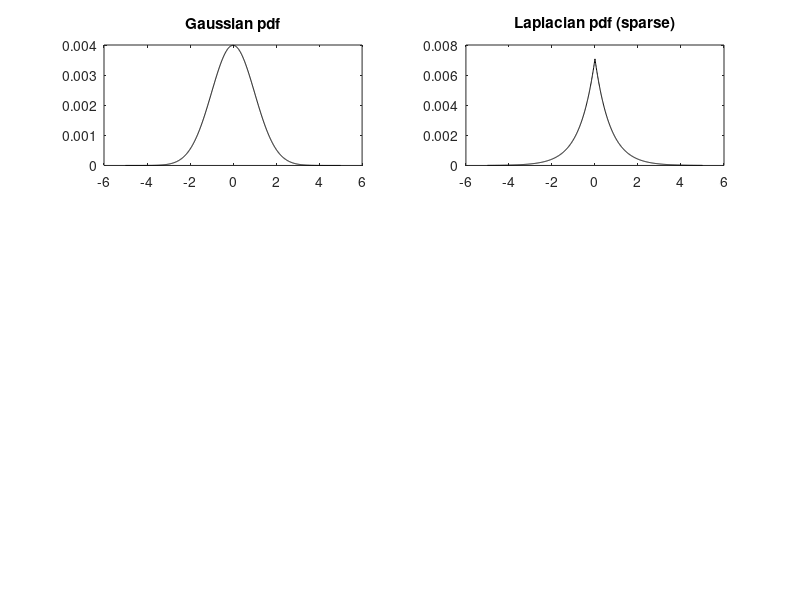

This chart was generated by the following MATLAB code: (Note: this script raises an error after producing the figure.)
function demo_sparsePriors
% demonstrates how to implement sparse priors with VBA
% The trick is to use a continuous transform of GLM parameters, such that
% Gaussian priors are mapped onto fat-tailed distributions. More precisely,
% the "sparsify transformation" is a signed quadratic mapping (see
% sparseTransform.m). Under this transform, the priors become close to a
% Lapacian density, and the parameter VB-estimate should mimick a L1-norm
% (i.e. "lasso") estimator.
% Note: using such "sparse transformation" makes the native GLM model
% non-linear, which implies potential local minima.

% 0- look at the qualitative properties of the "sparse" transformation 
mu = 0;
v = 1;
hf = figure('color',[1 1 1]);
gx = -5:1e-2:5;
pg = exp(-0.5*(gx-mu).^2/v);
pg = pg./sum(pg);
ps = exp(-abs(gx-mu)/(sqrt(v/2)));
ps = ps./sum(ps);
ha = subplot(3,2,1,'parent',hf);
plot(ha,gx,pg,'k')
title(ha,'Gaussian pdf')
ha = subplot(3,2,2,'parent',hf);
plot(ha,gx,ps,'k')
title(ha,'Laplacian pdf (sparse)')

N = 1e6;
X = VBA_random ('Gaussian', mu, v, N, 1);
[n,x] = hist(X,1e2);
n = n./sum(n);
ha = subplot(3,2,3,'parent',hf);
plot(ha,x,n,'k')
set(ha,'xlim',[min(gx),max(gx)])
title(ha,'Gaussian histogram')
xlabel(ha,'x')
ylabel(ha,'p(x)')
ha = subplot(3,2,4,'parent',hf,'nextplot','add');
title(ha,'transformed Gaussian histogram')
ha2 = subplot(3,2,5,'parent',hf,'nextplot','add');
title(ha2,'sparse transformation')
ha3 = subplot(3,2,6,'parent',hf,'nextplot','add');
title(ha3,'effective regularization')
gp = [1e-1,0.25,1,10];
str = cell(length(gp),1);
col = 'brgm';
for i=1:length(gp)
    SX = VBA_sparsifyPrior (X, log(2), gp(i));
%     SX = normalize(SX);
    [n,x] = hist(SX,1e2);
    n = n./sum(n);
    plot(ha,x,n,col(i))
    str{i} = ['P=',num2str(gp(i))];
    sgx = VBA_sparsifyPrior (gx, log(2), gp(i));
    plot(ha2,gx,sgx,col(i))
    plot(ha3,x,-log(n),col(i))
end
set(ha,'xlim',[min(gx),max(gx)])
legend(ha,str)
legend(ha2,str)
xlabel(ha,'s(x)')
ylabel(ha,'p(s(x))')
xlabel(ha2,'x')
ylabel(ha2,'s(x)')
subgx = gx(1:1e2:end);
plot(ha2,subgx(subgx>=0),subgx(subgx>=0).^2,'k.')
plot(ha2,subgx(subgx<=0),-subgx(subgx<=0).^2,'k.')
plot(ha3,subgx(subgx>=0).^2,subgx(subgx>=0).^2,'k.')
plot(ha3,-subgx(subgx<=0).^2,subgx(subgx<=0).^2,'k.')

VBA_getSubplots ();

% 1- simulate "sparse" GLM and invert
p = 32;
n = 64;
sigma = 1;
A = randn(p,n);
phi1 = VBA_sparsifyPrior(X(randperm(n)));

y1 = A*phi1 + sqrt(sigma.^-1)*randn(p,1);

dims.n = 0;
dims.n_theta = 0;
dims.n_phi = n;
options.inG.X = A;
% options.priors.muPhi = 1e-2*ones(n,1);
options.checkGrads = 0;
[posterior,out] = VBA_NLStateSpaceModel(y1,[],[],@g_GLMsparse,dims,options);
set(gcf,'tag','dummy','name','"sparse" sim, "sparse" priors')
hf = figure('color',[1 1 1],'name','estimation accuracy');
ha = subplot(2,3,1,'parent',hf,'nextplot','add');
plot(ha,phi1, VBA_sparsifyPrior (posterior.muPhi),'k.')
tmp = corrcoef(phi1, VBA_sparsifyPrior(posterior.muPhi));
r = tmp(2,1);
plot(ha,[min(phi1),max(phi1)],[min(phi1),max(phi1)],'r')
title(ha,['sparse sim, sparse priors, F=',num2str(out.F),' ,r=',num2str(r)])
xlabel(ha,'simulated')
ylabel(ha,'estimated')

[posterior2,out2] = VBA_NLStateSpaceModel(y1,[],[],@g_GLM,dims,options);
set(gcf,'tag','dummy','name','"sparse" sim, Gaussian priors')
ha = subplot(2,3,2,'parent',hf,'nextplot','add');
plot(ha,phi1,posterior2.muPhi,'k.')
tmp = corrcoef(phi1,posterior2.muPhi);
r = tmp(2,1);
plot(ha,[min(phi1),max(phi1)],[min(phi1),max(phi1)],'r')
title(ha,['sparse sim, Gaussian priors, F=',num2str(out2.F),' ,r=',num2str(r)])
xlabel(ha,'simulated')
ylabel(ha,'estimated')

% dims.n_phi = dims.n_phi + 1;
% options.checkGrads = 0;
% [posterior2,out2] = VBA_NLStateSpaceModel(y1,[],[],@g_GLMsparse2,dims,options);
% set(gcf,'tag','dummy','name','"sparse" sim, Gaussian priors')
% ha = subplot(2,3,3,'parent',hf,'nextplot','add');
% plot(ha,phi1,posterior2.muPhi(1:end-1),'k.')
% tmp = corrcoef(phi1,posterior2.muPhi(1:end-1));
% r = tmp(2,1);
% plot(ha,[min(phi1),max(phi1)],[min(phi1),max(phi1)],'r')
% title(ha,['sparse sim, adaptive priors, F=',num2str(out2.F),' ,r=',num2str(r)])
% xlabel(ha,'simulated')
% ylabel(ha,'estimated')

phi_pi = pinv(A'*A)*A'*y1;
ha = subplot(2,3,3,'parent',hf,'nextplot','add');
plot(ha,phi1,phi_pi,'k.')
tmp = corrcoef(phi1,phi_pi);
r = tmp(2,1);
plot(ha,[min(phi1),max(phi1)],[min(phi1),max(phi1)],'r')
title(ha,['sparse sim, pseudo-inverse',' ,r=',num2str(r)])
xlabel(ha,'simulated')
ylabel(ha,'estimated')


% 2- simulate Gaussian GLM and invert
phi2 = X(randperm(n));
y2 = A*phi2 + sqrt(sigma.^-1)*randn(p,1);

[posterior,out] = VBA_NLStateSpaceModel(y2,[],[],@g_GLMsparse,dims,options);
set(gcf,'tag','dummy','name','Gaussian sim, "sparse" priors')
ha = subplot(2,3,4,'parent',hf,'nextplot','add');
plot(ha,phi2,VBA_sparsifyPrior (posterior.muPhi),'k.')
tmp = corrcoef(phi2, VBA_sparsifyPrior (posterior.muPhi));
r = tmp(2,1);
plot(ha,[min(phi2),max(phi2)],[min(phi2),max(phi2)],'r')
title(ha,['Gaussian sim, sparse priors, F=',num2str(out.F),' ,r=',num2str(r)])
xlabel(ha,'simulated')
ylabel(ha,'estimated')

[posterior2,out2] = VBA_NLStateSpaceModel(y2,[],[],@g_GLM,dims,options);
set(gcf,'tag','dummy','name','Gaussian sim, Gaussian priors')
ha = subplot(2,3,5,'parent',hf,'nextplot','add');
plot(ha,phi2,posterior2.muPhi,'k.')
tmp = corrcoef(phi2,posterior2.muPhi);
r = tmp(2,1);
plot(ha,[min(phi2),max(phi2)],[min(phi2),max(phi2)],'r')
title(ha,['Gaussian sim, Gaussian priors, F=',num2str(out2.F),' ,r=',num2str(r)])
xlabel(ha,'simulated')
ylabel(ha,'estimated')

phi_pi = pinv(A'*A)*A'*y2;
ha = subplot(2,3,6,'parent',hf,'nextplot','add');
plot(ha,phi2,phi_pi,'k.')
tmp = corrcoef(phi2,phi_pi);
r = tmp(2,1);
plot(ha,[min(phi2),max(phi2)],[min(phi2),max(phi2)],'r')
title(ha,['Gaussian sim, pseudo-inverse',' ,r=',num2str(r)])
xlabel(ha,'simulated')
ylabel(ha,'estimated')


end

%% ########################################################################

function yn = normalize(y)

yn = zeros(size(y));
for i=1:size(y,2)
    y0 = y(:,i);
    my = mean(y0);
    sy = std(y0);
    yn(:,i) = (y0 - my)./sy;
end

end



